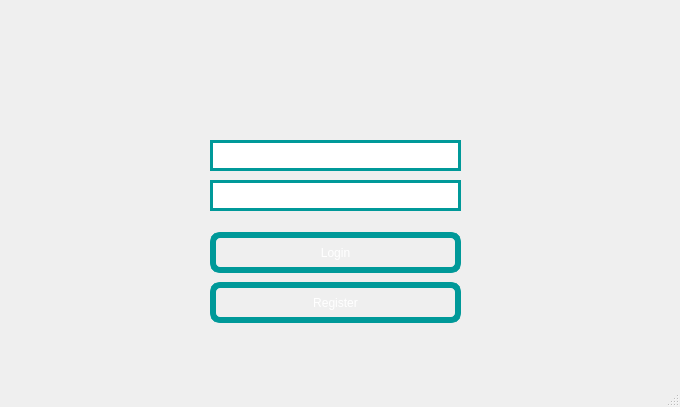
<?xml version="1.0" encoding="UTF-8"?>
<ui version="4.0">
 <class>MainWindow</class>
 <widget class="QMainWindow" name="MainWindow">
  <property name="geometry">
   <rect>
    <x>0</x>
    <y>0</y>
    <width>680</width>
    <height>407</height>
   </rect>
  </property>
  <property name="windowTitle">
   <string>MainWindow</string>
  </property>
  <property name="styleSheet">
   <string notr="true"/>
  </property>
  <widget class="QWidget" name="centralwidget">
   <property name="styleSheet">
    <string notr="true">QWidget
{
	background-image: url(:/Images/background); background-repeat: no-repeat;
}</string>
   </property>
   <widget class="QPushButton" name="registerBtn">
    <property name="geometry">
     <rect>
      <x>210</x>
      <y>282</y>
      <width>251</width>
      <height>41</height>
     </rect>
    </property>
    <property name="styleSheet">
     <string notr="true">QPushButton {
    color: #FFFFFF;
    padding: 2px;
   	font: 17pt 'Times New Roman';
    border-width: 6px;
    border-radius: 10px;
	border-color: #009999;
	border-style: solid;
}
QPushButton:hover {
   	    background: #009999;
        position: absolute;
        top: 50%;
        left: 50%;
}</string>
    </property>
    <property name="text">
     <string>Register</string>
    </property>
   </widget>
   <widget class="QLabel" name="failTxt">
    <property name="geometry">
     <rect>
      <x>220</x>
      <y>330</y>
      <width>231</width>
      <height>31</height>
     </rect>
    </property>
    <property name="styleSheet">
     <string notr="true">QLabel
{
	background: rgba(255, 0, 0, 0);
	color: white;
   	font: 17pt 'Times New Roman';
}</string>
    </property>
    <property name="text">
     <string/>
    </property>
   </widget>
   <widget class="QPushButton" name="loginBtn">
    <property name="geometry">
     <rect>
      <x>210</x>
      <y>232</y>
      <width>251</width>
      <height>41</height>
     </rect>
    </property>
    <property name="styleSheet">
     <string notr="true">QPushButton {
    color: #FFFFFF;
    padding: 2px;
   	font: 17pt 'Times New Roman';
    border-width: 6px;
    border-radius: 10px;
	border-color: #009999;
	border-style: solid;
}
QPushButton:hover {
   	    background: #009999;
        position: absolute;
        top: 50%;
        left: 50%;
}</string>
    </property>
    <property name="text">
     <string>Login</string>
    </property>
   </widget>
   <widget class="QLineEdit" name="passwordInput">
    <property name="geometry">
     <rect>
      <x>210</x>
      <y>180</y>
      <width>251</width>
      <height>31</height>
     </rect>
    </property>
    <property name="styleSheet">
     <string notr="true">QLineEdit
{
	 border-radius: 50px;
	border: 3px solid;
	border-color: #009999;
	color: white;
   	font: 17pt 'Times New Roman';
}</string>
    </property>
    <property name="echoMode">
     <enum>QLineEdit::Password</enum>
    </property>
   </widget>
   <widget class="QLineEdit" name="usernameInput">
    <property name="geometry">
     <rect>
      <x>210</x>
      <y>140</y>
      <width>251</width>
      <height>31</height>
     </rect>
    </property>
    <property name="styleSheet">
     <string notr="true">QLineEdit
{
	 border-radius: 50px;
	border: 3px solid;
	border-color: #009999;
	color: white;
   	font: 17pt 'Times New Roman';
}</string>
    </property>
    <property name="text">
     <string/>
    </property>
   </widget>
   <widget class="QLabel" name="label">
    <property name="geometry">
     <rect>
      <x>30</x>
      <y>10</y>
      <width>621</width>
      <height>131</height>
     </rect>
    </property>
    <property name="styleSheet">
     <string notr="true">QLabel
{
	background-image: url(:/Images/loginLogo); background-repeat: no-repeat;
}</string>
    </property>
    <property name="text">
     <string/>
    </property>
   </widget>
  </widget>
  <widget class="QStatusBar" name="statusbar"/>
 </widget>
 <resources/>
 <connections/>
</ui>
